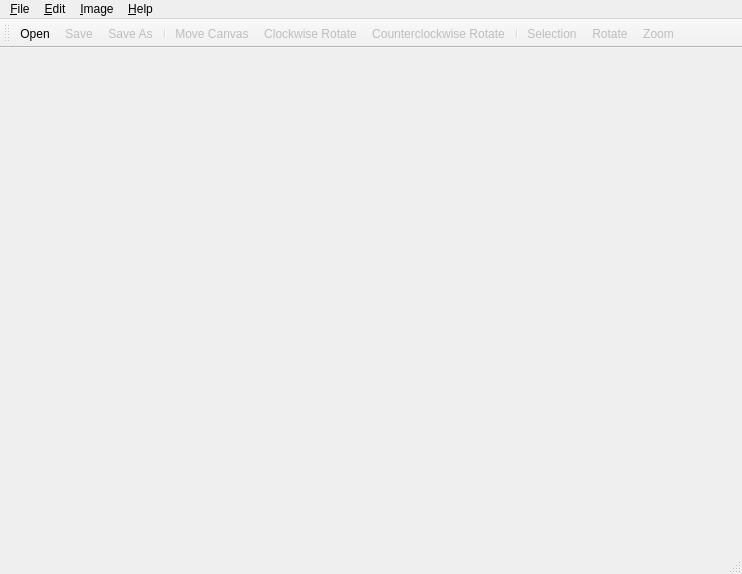
<?xml version="1.0" encoding="UTF-8"?>
<ui version="4.0">
 <class>IPEMainClass</class>
 <widget class="QMainWindow" name="IPEMainClass">
  <property name="geometry">
   <rect>
    <x>0</x>
    <y>0</y>
    <width>742</width>
    <height>574</height>
   </rect>
  </property>
  <property name="windowTitle">
   <string>IPE</string>
  </property>
  <property name="windowIcon">
   <iconset resource="ipemain.qrc">
    <normaloff>:/IPEMain/Resources/Icons/ICON.png</normaloff>:/IPEMain/Resources/Icons/ICON.png</iconset>
  </property>
  <widget class="IPEWidget" name="centralWidget">
   <property name="acceptDrops">
    <bool>true</bool>
   </property>
   <layout class="QVBoxLayout" name="verticalLayout"/>
  </widget>
  <widget class="QMenuBar" name="menuBar">
   <property name="geometry">
    <rect>
     <x>0</x>
     <y>0</y>
     <width>742</width>
     <height>21</height>
    </rect>
   </property>
   <widget class="QMenu" name="menu_File">
    <property name="title">
     <string>&amp;File</string>
    </property>
    <addaction name="actionOpen"/>
    <addaction name="actionSave"/>
    <addaction name="actionSave_As"/>
    <addaction name="separator"/>
    <addaction name="actionExit"/>
   </widget>
   <widget class="QMenu" name="menuEdit">
    <property name="title">
     <string>&amp;Edit</string>
    </property>
    <addaction name="actionMove_Canvas"/>
    <addaction name="actionClockwise_Rotate"/>
    <addaction name="actionCounterclockwise_Rotate"/>
    <addaction name="separator"/>
    <addaction name="actionSelection"/>
    <addaction name="actionRotate"/>
    <addaction name="actionZoom"/>
   </widget>
   <widget class="QMenu" name="menuHelp">
    <property name="title">
     <string>&amp;Help</string>
    </property>
    <addaction name="actionAbout"/>
   </widget>
   <widget class="QMenu" name="menuCurve">
    <property name="title">
     <string>&amp;Image</string>
    </property>
    <widget class="QMenu" name="menuHistogram">
     <property name="enabled">
      <bool>false</bool>
     </property>
     <property name="title">
      <string>Histogram</string>
     </property>
     <addaction name="actionEqualization"/>
     <addaction name="actionMatching"/>
    </widget>
    <widget class="QMenu" name="menuFilter">
     <property name="enabled">
      <bool>false</bool>
     </property>
     <property name="title">
      <string>Filter</string>
     </property>
     <widget class="QMenu" name="menuBlur">
      <property name="title">
       <string>Blur</string>
      </property>
      <addaction name="actionAverage"/>
      <addaction name="actionMedian"/>
     </widget>
     <widget class="QMenu" name="menuSharpen">
      <property name="title">
       <string>Sharpen</string>
      </property>
      <addaction name="actionRobert"/>
      <addaction name="actionPrewitt"/>
      <addaction name="actionSobel"/>
      <addaction name="actionLaplace"/>
     </widget>
     <addaction name="menuBlur"/>
     <addaction name="menuSharpen"/>
    </widget>
    <addaction name="actionCurve"/>
    <addaction name="menuHistogram"/>
    <addaction name="menuFilter"/>
    <addaction name="actionFFT"/>
   </widget>
   <addaction name="menu_File"/>
   <addaction name="menuEdit"/>
   <addaction name="menuCurve"/>
   <addaction name="menuHelp"/>
  </widget>
  <widget class="QToolBar" name="mainToolBar">
   <attribute name="toolBarArea">
    <enum>TopToolBarArea</enum>
   </attribute>
   <attribute name="toolBarBreak">
    <bool>false</bool>
   </attribute>
   <addaction name="actionOpen"/>
   <addaction name="actionSave"/>
   <addaction name="actionSave_As"/>
   <addaction name="separator"/>
   <addaction name="actionMove_Canvas"/>
   <addaction name="actionClockwise_Rotate"/>
   <addaction name="actionCounterclockwise_Rotate"/>
   <addaction name="separator"/>
   <addaction name="actionSelection"/>
   <addaction name="actionRotate"/>
   <addaction name="actionZoom"/>
  </widget>
  <widget class="QStatusBar" name="statusBar"/>
  <action name="actionOpen">
   <property name="icon">
    <iconset resource="ipemain.qrc">
     <normaloff>:/IPEMain/Resources/Icons/OPENIcon.png</normaloff>:/IPEMain/Resources/Icons/OPENIcon.png</iconset>
   </property>
   <property name="text">
    <string>Open...</string>
   </property>
  </action>
  <action name="actionSave">
   <property name="enabled">
    <bool>false</bool>
   </property>
   <property name="icon">
    <iconset resource="ipemain.qrc">
     <normaloff>:/IPEMain/Resources/Icons/SAVEIcon.png</normaloff>:/IPEMain/Resources/Icons/SAVEIcon.png</iconset>
   </property>
   <property name="text">
    <string>Save...</string>
   </property>
  </action>
  <action name="actionSave_As">
   <property name="enabled">
    <bool>false</bool>
   </property>
   <property name="icon">
    <iconset resource="ipemain.qrc">
     <normaloff>:/IPEMain/Resources/Icons/SAVEASIcon.png</normaloff>:/IPEMain/Resources/Icons/SAVEASIcon.png</iconset>
   </property>
   <property name="text">
    <string>Save As...</string>
   </property>
  </action>
  <action name="actionExit">
   <property name="icon">
    <iconset resource="ipemain.qrc">
     <normaloff>:/IPEMain/Resources/Icons/EXITIcon.png</normaloff>:/IPEMain/Resources/Icons/EXITIcon.png</iconset>
   </property>
   <property name="text">
    <string>Exit</string>
   </property>
  </action>
  <action name="actionSelection">
   <property name="checkable">
    <bool>true</bool>
   </property>
   <property name="checked">
    <bool>false</bool>
   </property>
   <property name="enabled">
    <bool>false</bool>
   </property>
   <property name="icon">
    <iconset resource="ipemain.qrc">
     <normaloff>:/IPEMain/Resources/Icons/SelectionICON.png</normaloff>:/IPEMain/Resources/Icons/SelectionICON.png</iconset>
   </property>
   <property name="text">
    <string>Selection</string>
   </property>
  </action>
  <action name="actionMove_Canvas">
   <property name="checkable">
    <bool>true</bool>
   </property>
   <property name="enabled">
    <bool>false</bool>
   </property>
   <property name="icon">
    <iconset resource="ipemain.qrc">
     <normaloff>:/IPEMain/Resources/Icons/moveCanvasICON.png</normaloff>:/IPEMain/Resources/Icons/moveCanvasICON.png</iconset>
   </property>
   <property name="text">
    <string>Move Canvas</string>
   </property>
  </action>
  <action name="actionRotate">
   <property name="checkable">
    <bool>true</bool>
   </property>
   <property name="enabled">
    <bool>false</bool>
   </property>
   <property name="icon">
    <iconset resource="ipemain.qrc">
     <normaloff>:/IPEMain/Resources/Icons/rotateICON.png</normaloff>:/IPEMain/Resources/Icons/rotateICON.png</iconset>
   </property>
   <property name="text">
    <string>Rotate</string>
   </property>
  </action>
  <action name="actionClockwise_Rotate">
   <property name="enabled">
    <bool>false</bool>
   </property>
   <property name="icon">
    <iconset resource="ipemain.qrc">
     <normaloff>:/IPEMain/Resources/Icons/rotateRICON.png</normaloff>:/IPEMain/Resources/Icons/rotateRICON.png</iconset>
   </property>
   <property name="text">
    <string>Clockwise Rotate</string>
   </property>
  </action>
  <action name="actionCounterclockwise_Rotate">
   <property name="enabled">
    <bool>false</bool>
   </property>
   <property name="icon">
    <iconset resource="ipemain.qrc">
     <normaloff>:/IPEMain/Resources/Icons/rotateLICON.png</normaloff>:/IPEMain/Resources/Icons/rotateLICON.png</iconset>
   </property>
   <property name="text">
    <string>Counterclockwise Rotate</string>
   </property>
  </action>
  <action name="actionZoom">
   <property name="checkable">
    <bool>true</bool>
   </property>
   <property name="enabled">
    <bool>false</bool>
   </property>
   <property name="icon">
    <iconset resource="ipemain.qrc">
     <normaloff>:/IPEMain/Resources/Icons/zoomICON.png</normaloff>:/IPEMain/Resources/Icons/zoomICON.png</iconset>
   </property>
   <property name="text">
    <string>Zoom</string>
   </property>
  </action>
  <action name="actionAbout">
   <property name="text">
    <string>About...</string>
   </property>
  </action>
  <action name="actionCurve">
   <property name="enabled">
    <bool>false</bool>
   </property>
   <property name="text">
    <string>Curve...</string>
   </property>
  </action>
  <action name="actionEqualization">
   <property name="text">
    <string>Equalization...</string>
   </property>
  </action>
  <action name="actionMatching">
   <property name="text">
    <string>Matching...</string>
   </property>
  </action>
  <action name="actionAverage">
   <property name="text">
    <string>Average</string>
   </property>
  </action>
  <action name="actionRobert">
   <property name="text">
    <string>Robert</string>
   </property>
  </action>
  <action name="actionPrewitt">
   <property name="text">
    <string>Prewitt</string>
   </property>
  </action>
  <action name="actionSobel">
   <property name="text">
    <string>Sobel</string>
   </property>
  </action>
  <action name="actionLaplace">
   <property name="text">
    <string>Laplace</string>
   </property>
  </action>
  <action name="actionMedian">
   <property name="text">
    <string>Median</string>
   </property>
  </action>
  <action name="actionFFT">
   <property name="enabled">
    <bool>false</bool>
   </property>
   <property name="text">
    <string>DFT...</string>
   </property>
  </action>
 </widget>
 <layoutdefault spacing="6" margin="11"/>
 <customwidgets>
  <customwidget>
   <class>IPEWidget</class>
   <extends>QWidget</extends>
   <header>ipewidget.h</header>
  </customwidget>
 </customwidgets>
 <resources>
  <include location="ipemain.qrc"/>
 </resources>
 <connections>
  <connection>
   <sender>actionOpen</sender>
   <signal>triggered()</signal>
   <receiver>IPEMainClass</receiver>
   <slot>openImageFile()</slot>
   <hints>
    <hint type="sourcelabel">
     <x>-1</x>
     <y>-1</y>
    </hint>
    <hint type="destinationlabel">
     <x>354</x>
     <y>263</y>
    </hint>
   </hints>
  </connection>
  <connection>
   <sender>actionSave</sender>
   <signal>triggered()</signal>
   <receiver>IPEMainClass</receiver>
   <slot>saveImageFile()</slot>
   <hints>
    <hint type="sourcelabel">
     <x>-1</x>
     <y>-1</y>
    </hint>
    <hint type="destinationlabel">
     <x>354</x>
     <y>263</y>
    </hint>
   </hints>
  </connection>
  <connection>
   <sender>actionExit</sender>
   <signal>triggered()</signal>
   <receiver>IPEMainClass</receiver>
   <slot>exitApp()</slot>
   <hints>
    <hint type="sourcelabel">
     <x>-1</x>
     <y>-1</y>
    </hint>
    <hint type="destinationlabel">
     <x>370</x>
     <y>286</y>
    </hint>
   </hints>
  </connection>
  <connection>
   <sender>actionSelection</sender>
   <signal>triggered()</signal>
   <receiver>centralWidget</receiver>
   <slot>setSelectionStatus()</slot>
   <hints>
    <hint type="sourcelabel">
     <x>-1</x>
     <y>-1</y>
    </hint>
    <hint type="destinationlabel">
     <x>370</x>
     <y>304</y>
    </hint>
   </hints>
  </connection>
  <connection>
   <sender>actionMove_Canvas</sender>
   <signal>triggered()</signal>
   <receiver>centralWidget</receiver>
   <slot>setMoveCanvasStatus()</slot>
   <hints>
    <hint type="sourcelabel">
     <x>-1</x>
     <y>-1</y>
    </hint>
    <hint type="destinationlabel">
     <x>370</x>
     <y>304</y>
    </hint>
   </hints>
  </connection>
  <connection>
   <sender>actionRotate</sender>
   <signal>triggered()</signal>
   <receiver>centralWidget</receiver>
   <slot>setRotateStatus()</slot>
   <hints>
    <hint type="sourcelabel">
     <x>-1</x>
     <y>-1</y>
    </hint>
    <hint type="destinationlabel">
     <x>370</x>
     <y>304</y>
    </hint>
   </hints>
  </connection>
  <connection>
   <sender>actionClockwise_Rotate</sender>
   <signal>triggered()</signal>
   <receiver>centralWidget</receiver>
   <slot>cameraRotateR()</slot>
   <hints>
    <hint type="sourcelabel">
     <x>-1</x>
     <y>-1</y>
    </hint>
    <hint type="destinationlabel">
     <x>370</x>
     <y>304</y>
    </hint>
   </hints>
  </connection>
  <connection>
   <sender>actionCounterclockwise_Rotate</sender>
   <signal>triggered()</signal>
   <receiver>centralWidget</receiver>
   <slot>cameraRotateL()</slot>
   <hints>
    <hint type="sourcelabel">
     <x>-1</x>
     <y>-1</y>
    </hint>
    <hint type="destinationlabel">
     <x>370</x>
     <y>304</y>
    </hint>
   </hints>
  </connection>
  <connection>
   <sender>actionZoom</sender>
   <signal>triggered()</signal>
   <receiver>centralWidget</receiver>
   <slot>setZoomStatus()</slot>
   <hints>
    <hint type="sourcelabel">
     <x>-1</x>
     <y>-1</y>
    </hint>
    <hint type="destinationlabel">
     <x>370</x>
     <y>304</y>
    </hint>
   </hints>
  </connection>
  <connection>
   <sender>actionSave_As</sender>
   <signal>triggered()</signal>
   <receiver>IPEMainClass</receiver>
   <slot>saveAsImageFile()</slot>
   <hints>
    <hint type="sourcelabel">
     <x>-1</x>
     <y>-1</y>
    </hint>
    <hint type="destinationlabel">
     <x>370</x>
     <y>286</y>
    </hint>
   </hints>
  </connection>
  <connection>
   <sender>actionAbout</sender>
   <signal>triggered()</signal>
   <receiver>IPEMainClass</receiver>
   <slot>aboutApp()</slot>
   <hints>
    <hint type="sourcelabel">
     <x>-1</x>
     <y>-1</y>
    </hint>
    <hint type="destinationlabel">
     <x>370</x>
     <y>286</y>
    </hint>
   </hints>
  </connection>
  <connection>
   <sender>actionCurve</sender>
   <signal>triggered()</signal>
   <receiver>IPEMainClass</receiver>
   <slot>setCurve()</slot>
   <hints>
    <hint type="sourcelabel">
     <x>-1</x>
     <y>-1</y>
    </hint>
    <hint type="destinationlabel">
     <x>370</x>
     <y>286</y>
    </hint>
   </hints>
  </connection>
  <connection>
   <sender>actionEqualization</sender>
   <signal>triggered()</signal>
   <receiver>IPEMainClass</receiver>
   <slot>setHisto()</slot>
   <hints>
    <hint type="sourcelabel">
     <x>-1</x>
     <y>-1</y>
    </hint>
    <hint type="destinationlabel">
     <x>370</x>
     <y>286</y>
    </hint>
   </hints>
  </connection>
  <connection>
   <sender>actionMatching</sender>
   <signal>triggered()</signal>
   <receiver>IPEMainClass</receiver>
   <slot>setMatch()</slot>
   <hints>
    <hint type="sourcelabel">
     <x>-1</x>
     <y>-1</y>
    </hint>
    <hint type="destinationlabel">
     <x>370</x>
     <y>286</y>
    </hint>
   </hints>
  </connection>
  <connection>
   <sender>actionAverage</sender>
   <signal>triggered()</signal>
   <receiver>IPEMainClass</receiver>
   <slot>setAve()</slot>
   <hints>
    <hint type="sourcelabel">
     <x>-1</x>
     <y>-1</y>
    </hint>
    <hint type="destinationlabel">
     <x>370</x>
     <y>286</y>
    </hint>
   </hints>
  </connection>
  <connection>
   <sender>actionMedian</sender>
   <signal>triggered()</signal>
   <receiver>IPEMainClass</receiver>
   <slot>setMed()</slot>
   <hints>
    <hint type="sourcelabel">
     <x>-1</x>
     <y>-1</y>
    </hint>
    <hint type="destinationlabel">
     <x>370</x>
     <y>286</y>
    </hint>
   </hints>
  </connection>
  <connection>
   <sender>actionRobert</sender>
   <signal>triggered()</signal>
   <receiver>IPEMainClass</receiver>
   <slot>setRobert()</slot>
   <hints>
    <hint type="sourcelabel">
     <x>-1</x>
     <y>-1</y>
    </hint>
    <hint type="destinationlabel">
     <x>370</x>
     <y>286</y>
    </hint>
   </hints>
  </connection>
  <connection>
   <sender>actionPrewitt</sender>
   <signal>triggered()</signal>
   <receiver>IPEMainClass</receiver>
   <slot>setPrewitt()</slot>
   <hints>
    <hint type="sourcelabel">
     <x>-1</x>
     <y>-1</y>
    </hint>
    <hint type="destinationlabel">
     <x>370</x>
     <y>286</y>
    </hint>
   </hints>
  </connection>
  <connection>
   <sender>actionSobel</sender>
   <signal>triggered()</signal>
   <receiver>IPEMainClass</receiver>
   <slot>setSobel()</slot>
   <hints>
    <hint type="sourcelabel">
     <x>-1</x>
     <y>-1</y>
    </hint>
    <hint type="destinationlabel">
     <x>370</x>
     <y>286</y>
    </hint>
   </hints>
  </connection>
  <connection>
   <sender>actionLaplace</sender>
   <signal>triggered()</signal>
   <receiver>IPEMainClass</receiver>
   <slot>setLaplace()</slot>
   <hints>
    <hint type="sourcelabel">
     <x>-1</x>
     <y>-1</y>
    </hint>
    <hint type="destinationlabel">
     <x>370</x>
     <y>286</y>
    </hint>
   </hints>
  </connection>
  <connection>
   <sender>actionFFT</sender>
   <signal>triggered()</signal>
   <receiver>IPEMainClass</receiver>
   <slot>setDFT()</slot>
   <hints>
    <hint type="sourcelabel">
     <x>-1</x>
     <y>-1</y>
    </hint>
    <hint type="destinationlabel">
     <x>370</x>
     <y>286</y>
    </hint>
   </hints>
  </connection>
 </connections>
 <slots>
  <slot>openImageFile()</slot>
  <slot>saveImageFile()</slot>
  <slot>exitApp()</slot>
  <slot>aboutApp()</slot>
  <slot>setSelectionStatus()</slot>
  <slot>setMoveCanvasStatus()</slot>
  <slot>setRotateStatus()</slot>
  <slot>setZoomStatus()</slot>
  <slot>cameraRotateR()</slot>
  <slot>cameraRotateL()</slot>
  <slot>saveAsImageFile()</slot>
  <slot>setCurve()</slot>
  <slot>setHisto()</slot>
  <slot>setMatch()</slot>
  <slot>setDFT()</slot>
  <slot>setAve()</slot>
  <slot>setMed()</slot>
  <slot>setRobert()</slot>
  <slot>setPrewitt()</slot>
  <slot>setSobel()</slot>
  <slot>setLaplace()</slot>
 </slots>
</ui>
